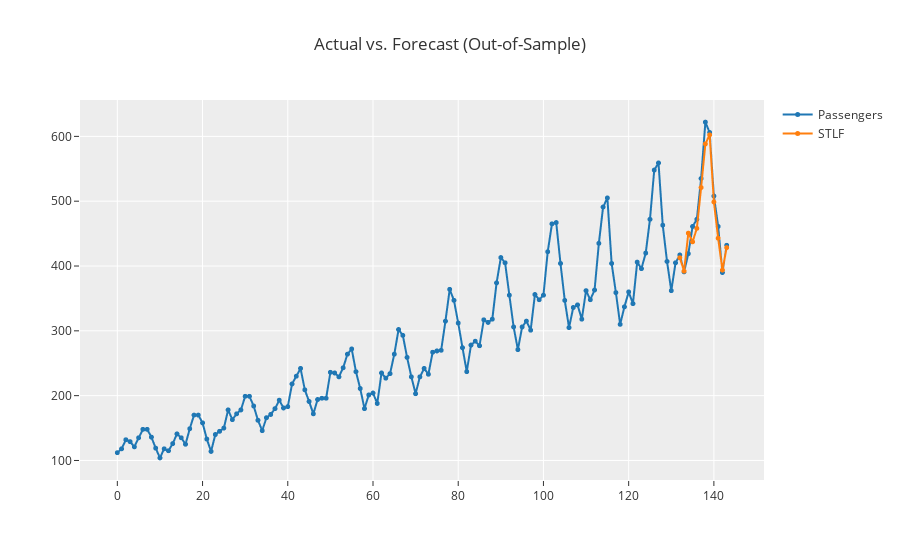

This figure's notebook cell:
### Code cell
# plot forecast for test dataset (last 12  observed months)

plot_model(top_model, plot = 'forecast')
plt.show()
#https://github.com/cihernand/forecasting/blob/master/Forecast_last12monthsObserved.png

### Figure 1 — Plotly figure (JSON) as saved in the notebook; plotly's stock layout.template omitted (floating-point values rounded to 4 significant figures; data arrays with more than 128 entries replaced by an {"elided": "..."} marker saying what was removed)
{"data": [{"line": {"color": "rgb(31, 119, 180)", "width": 2}, "marker": {"color": "rgb(31, 119, 180)", "size": 5}, "mode": "lines+markers", "name": "Passengers", "type": "scattergl", "x": {"elided": "144 int values"}, "xaxis": "x", "y": {"elided": "144 int values"}, "yaxis": "y"}, {"line": {"color": "rgb(255, 127, 14)", "width": 2}, "marker": {"color": "rgb(255, 127, 14)", "size": 5}, "mode": "lines+markers", "name": "STLF", "type": "scattergl", "x": {"elided": "144 int values"}, "xaxis": "x", "y": {"elided": "144 float values"}, "yaxis": "y"}], "layout": {"showlegend": true, "title": {"text": "Actual vs. Forecast (Out-of-Sample)"}, "xaxis": {"anchor": "y", "domain": [0, 1]}, "yaxis": {"anchor": "x", "domain": [0, 1]}}}
